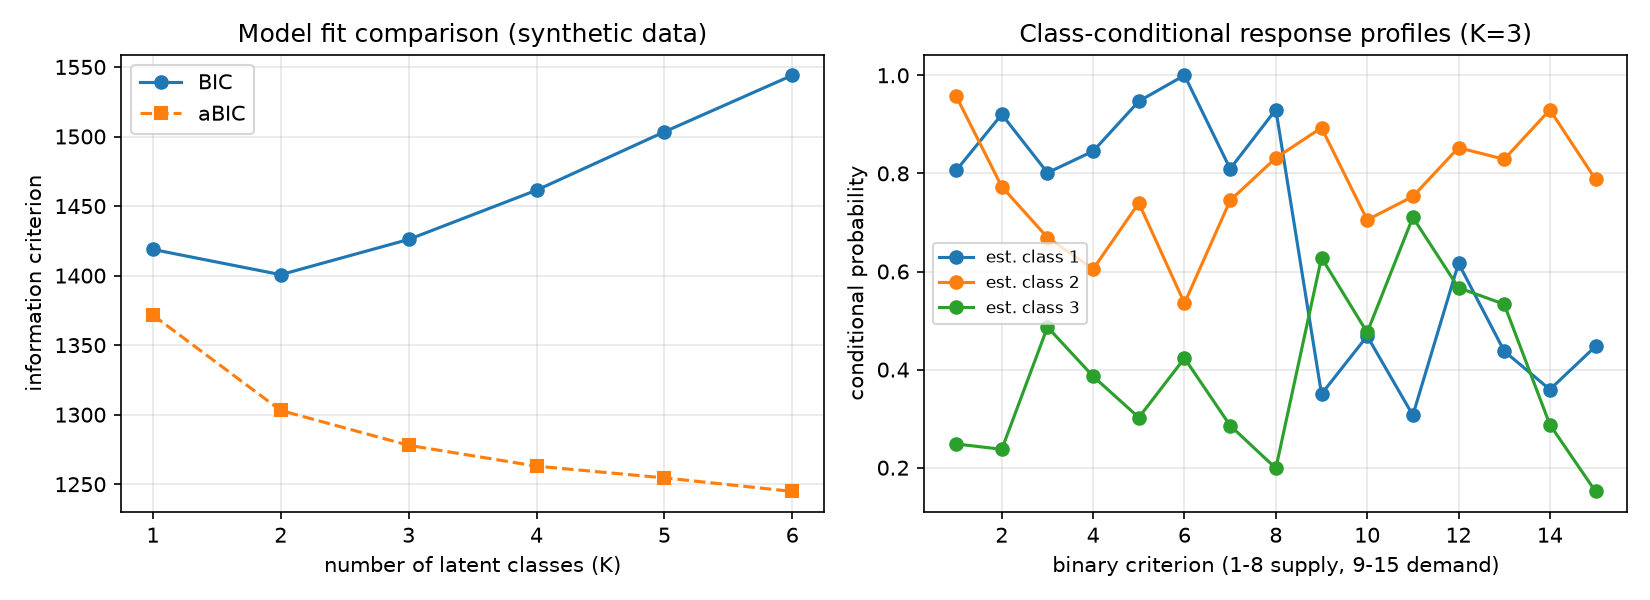

Recreate this plot in Python.
#!/usr/bin/env python3
# -*- coding: utf-8 -*-
"""
LCA 复现方案的可行性验证（pipeline smoke test）
------------------------------------------------
用途：证明"69 个网站 × 15 条二值标准 → 潜类别分析（EM 算法）"这条技术路线在本机可跑通。
注意：本脚本使用的是【合成数据】（按论文报告的 34/15/20 类别规模与混合比例 49%/22%/29%
构造），得到的数字仅用于验证代码与流程，不代表对 Oswald (2024) 真实数据的复现结果。

输出：/tmp/hw/out/smoke_*.png  与  /tmp/hw/out/smoke_results.txt
"""
import numpy as np
import matplotlib
matplotlib.use("Agg")
import matplotlib.pyplot as plt

rng = np.random.default_rng(20240425)

# ---------------------------------------------------------------
# 1. 构造合成数据：3 个潜类别，15 条二值指标，类别规模按 34/15/20
# ---------------------------------------------------------------
K_TRUE = 3
N_IND = 15
SIZES = [34, 15, 20]              # 与 SI 表 C1 的 class1/class2/class3 一致
MIX_TRUE = np.array(SIZES) / sum(SIZES)   # 49.3% / 21.7% / 29.0%

# 三个类别的"标准满足概率"（供方 8 条 + 需方 7 条，仅示意，不代表论文估计值）
PROFILE = np.array([
    [0.75] * 8 + [0.80] * 7,      # class 1: 主流枢纽 —— 连接性强、信息/沟通一般
    [0.90] * 4 + [0.85] * 4 + [0.35] * 7,   # class 2: 优质信息提供者 —— 供方强、需方弱
    [0.30] * 8 + [0.45] * 7,      # class 3: 小众论坛 —— 参与/沟通相对强、连接性弱
])

z_true = np.repeat(np.arange(K_TRUE), SIZES)
X = np.zeros((len(z_true), N_IND), dtype=int)
for i, k in enumerate(z_true):
    X[i] = rng.binomial(1, PROFILE[k])

# ---------------------------------------------------------------
# 2. 二值 LCA：EM 算法（与 R 的 poLCA 同类模型，此处自实现以保证可复现）
# ---------------------------------------------------------------
def logsumexp(a, axis):
    m = np.max(a, axis=axis, keepdims=True)
    return (m + np.log(np.sum(np.exp(a - m), axis=axis, keepdims=True))).squeeze(axis)

def fit_lca(X, K, n_starts=30, max_iter=500, tol=1e-7, seed=1):
    """返回 (loglik, pi, probs, post) —— pi: 类别比例; probs: K×J 条件满足概率; post: N×K 后验"""
    N, J = X.shape
    best = None
    for s in range(n_starts):
        r = np.random.default_rng(seed + s)
        pi = r.dirichlet(np.ones(K))
        probs = r.uniform(0.25, 0.75, size=(K, J))
        ll_old = -np.inf
        for _ in range(max_iter):
            # E 步
            lp = np.log(pi)[None, :] + (X @ np.log(probs).T
                                        + (1 - X) @ np.log(1 - probs).T)
            ll = float(np.sum(logsumexp(lp, axis=1)))
            post = np.exp(lp - logsumexp(lp, axis=1)[:, None])
            # M 步
            nk = post.sum(axis=0)
            pi = nk / N
            probs = (post.T @ X + 1e-6) / (nk[:, None] + 2e-6)
            if abs(ll - ll_old) < tol:
                break
            ll_old = ll
        # 计算参数个数：K-1 个混合比例 + K*J 个条件概率（poLCA 的 df 反映的是自由度差，此处按常规口径）
        df = (K - 1) + K * J
        bic = -2 * ll + df * np.log(N)
        abic = -2 * ll + df * np.log((N + 2) / 24)
        if best is None or ll > best[0]:
            best = (ll, bic, abic, pi, probs, post)
    return best

print("=" * 62)
print("LCA 流程可行性验证（合成数据，非论文结果复现）")
print("=" * 62)
rows = []
models = {}
for K in range(1, 7):
    ll, bic, abic, pi, probs, post = fit_lca(X, K)
    models[K] = (pi, probs, post)
    rows.append((K, ll, bic, abic))
    print(f"K={K}  logLik={ll:9.3f}  BIC={bic:9.3f}  aBIC={abic:9.3f}")

bic_best = min(rows, key=lambda r: r[2])[0]
abic_best = min(rows, key=lambda r: r[3])[0]
print(f"\n合成数据上 BIC 最小解：K={bic_best}；aBIC 最小解：K={abic_best}")
print("真实类别规模：34 / 15 / 20，混合比例：49.3% / 21.7% / 29.0%")

# 用 K=3 的估计结果与真值比较
pi3, probs3, post3 = models[3]
order = np.argsort(-pi3)
print("\nK=3 估计的类别规模（按估计比例排序）：",
      [int(round(p * len(z_true))) for p in pi3[order]])
print("K=3 估计的混合比例：", np.round(pi3[order] * 100, 1), "%")

# 分类一致性（匈牙利式按比例匹配的简易版本：按估计类别规模降序 vs 真实规模降序）
est_z = post3.argmax(axis=1)
est_sorted = np.argsort(-np.bincount(est_z, minlength=3))
true_sorted = np.argsort(-np.array(SIZES))
remap = {e: t for e, t in zip(est_sorted, true_sorted)}
est_mapped = np.array([remap[e] for e in est_z])
acc = float((est_mapped == z_true).mean())
print(f"K=3 时与真实类别的吻合率（accuracy）：{acc:.3f}")

# ---------------------------------------------------------------
# 3. 出图：BIC/aBIC 曲线 + 类别条件概率剖面
# ---------------------------------------------------------------
Ks = [r[0] for r in rows]
fig, ax = plt.subplots(1, 2, figsize=(11, 4))
ax[0].plot(Ks, [r[2] for r in rows], "o-", label="BIC")
ax[0].plot(Ks, [r[3] for r in rows], "s--", label="aBIC")
ax[0].set_xlabel("number of latent classes (K)")
ax[0].set_ylabel("information criterion")
ax[0].set_title("Model fit comparison (synthetic data)")
ax[0].legend()
ax[0].grid(alpha=0.3)

for k in range(3):
    ax[1].plot(range(1, N_IND + 1), probs3[k], "o-", label=f"est. class {k+1}")
ax[1].set_xlabel("binary criterion (1-8 supply, 9-15 demand)")
ax[1].set_ylabel("conditional probability")
ax[1].set_title("Class-conditional response profiles (K=3)")
ax[1].legend(fontsize=8)
ax[1].grid(alpha=0.3)
fig.tight_layout()
import os
os.makedirs("/tmp/hw/out", exist_ok=True)
fig.savefig("/tmp/hw/out/smoke_lca.png", dpi=150)
print("\n图已保存：/tmp/hw/out/smoke_lca.png")

# ---------------------------------------------------------------
# 4. 灵敏度分析：类别可分性 × 样本量的作用
#    （回答"69 个观测做 15 指标 LCA 是否足够"这一可行性问题）
# ---------------------------------------------------------------
def make_data(sep, seed):
    r = np.random.default_rng(seed)
    prof = np.clip(np.array([
        [0.5 + sep] * 8 + [0.5 + sep] * 7,
        [0.5 + sep] * 8 + [0.5 - sep] * 7,
        [0.5 - sep] * 8 + [0.5 + sep * 0.5] * 7,
    ]), 0.02, 0.98)
    z = np.repeat(np.arange(3), SIZES)
    Xx = np.zeros((len(z), N_IND), dtype=int)
    for i, kk in enumerate(z):
        Xx[i] = r.binomial(1, prof[kk])
    return Xx, z

print("\n灵敏度分析（每格 20 次重复）")
print(f"{'可分性':<10}{'BIC选K=2比例':>14}{'BIC选K=3比例':>14}{'K=3吻合率':>12}")
for sep in (0.15, 0.25, 0.35):
    n2 = n3 = 0
    accs = []
    for rep in range(20):
        Xx, zz = make_data(sep, 1000 + rep)
        fits = {K: fit_lca(Xx, K, n_starts=15, seed=rep + 1) for K in (2, 3, 4)}
        kb = min(fits, key=lambda K: fits[K][1])   # BIC 最小
        n2 += (kb == 2)
        n3 += (kb == 3)
        p = fits[3][5]
        e = p.argmax(axis=1)
        es = np.argsort(-np.bincount(e, minlength=3))
        ts = np.argsort(-np.array(SIZES))
        mp = {a: b for a, b in zip(es, ts)}
        accs.append(float((np.array([mp[x] for x in e]) == zz).mean()))
    print(f"{sep:<10}{n2/20:>14.2f}{n3/20:>14.2f}{np.mean(accs):>12.3f}")
